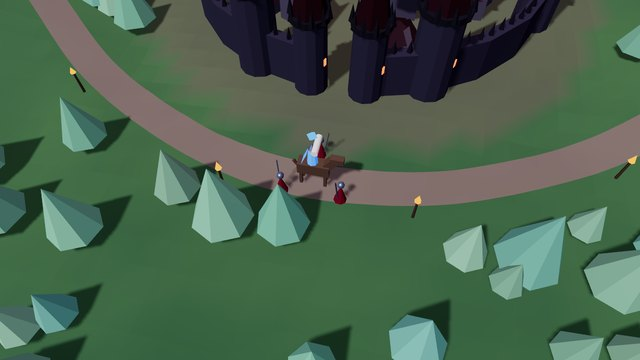
#> input picture a-toi-de-jouer/vignette.jpg, 640 x 360 px
$ python sheet.py out.png ../a-toi-de-jouer/vignette.jpg
#> lines starting #> are read from the running program, lines starting #| are printed output that depends on the picture
#!/usr/bin/env python3
"""Contact sheet: tools/sheet.py out.png a.png b.png ... [--cols 2] [--w 720] — tiles shots
side by side, each labelled with its file name, to look at a whole story in one image."""
import argparse
from PIL import Image, ImageDraw
ap = argparse.ArgumentParser(); ap.add_argument("out"); ap.add_argument("ins", nargs="+")
ap.add_argument("--cols", type=int, default=2); ap.add_argument("--w", type=int, default=720)
a = ap.parse_args()
ims = [Image.open(p).convert("RGB") for p in a.ins]
#> ims = 1 item
h = round(a.w * ims[0].height / ims[0].width)
#> h = 405
rows = -(-len(ims) // a.cols)
#> rows = 1
sheet = Image.new("RGB", (a.cols * a.w, rows * h), "black")
#> sheet: PIL image 1440x405 RGB; every value is 0
for i, (im, p) in enumerate(zip(ims, a.ins)):
    x, y = i % a.cols * a.w, i // a.cols * h
    sheet.paste(im.resize((a.w, h)), (x, y))
    ImageDraw.Draw(sheet).text((x + 6, y + 4), p.rsplit("/", 1)[-1], fill="yellow")
#> this loop made 1 pass
#> (p, x, y) on pass 1: ('../a-toi-de-jouer/vignette.jpg', 0, 0)
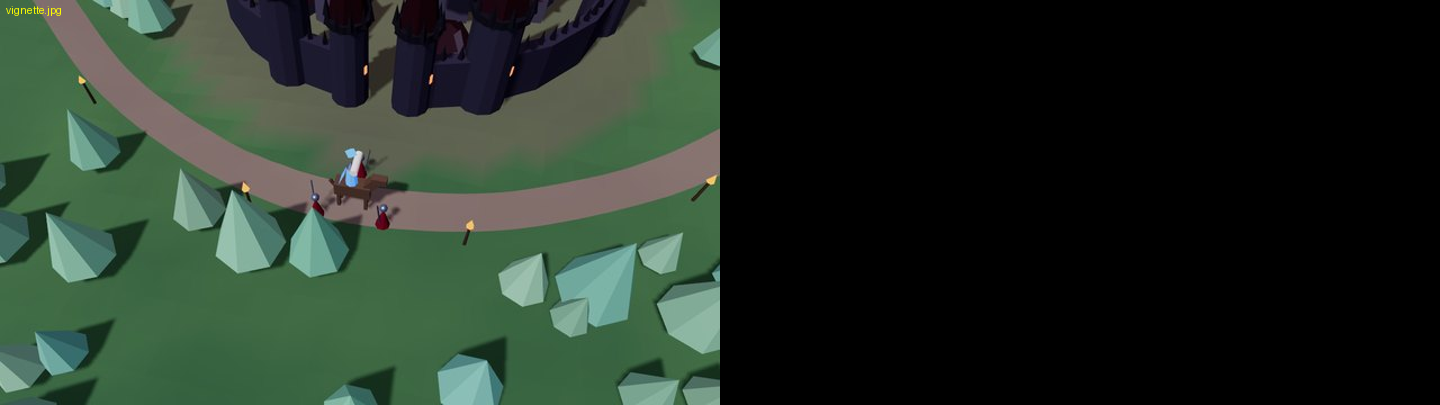
#> sheet: PIL image 1440x405 RGB; mean R, G, B 36.8, 49.6, 38.8
sheet.save(a.out)
